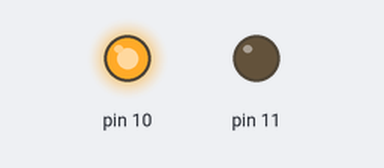
The sketch below on a simulated Arduino Uno, built with avr-gcc and run on an emulated ATmega328P. On the bench: output pins drawn as LEDs (lit = HIGH).

Above: at 0.1 s.
Timing chart, 0 to 1.6 s (numbered marks = the images above):
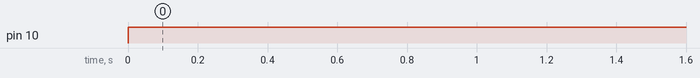

The sketch:

arduino_3.ino
```cpp
void setup() {
  pinMode(10,OUTPUT);
  pinMode(11,OUTPUT);

}

void loop() {
  digitalWrite(10,HIGH);
  digitalWrite(11,LOW);
  delay(1000);
}
```

Measured:
- by itself, pin 10: LOW → HIGH at 0.00 s
